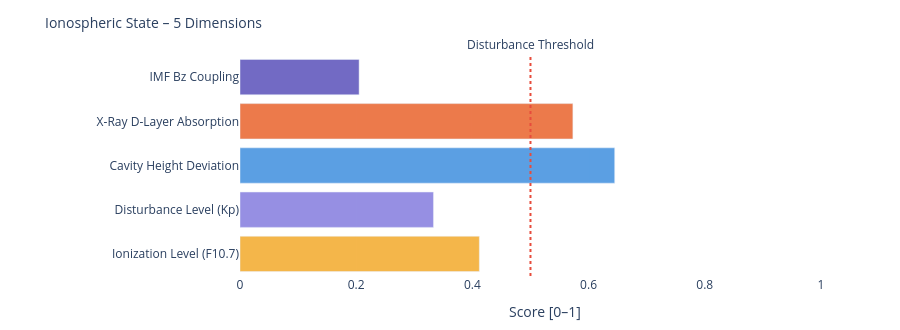

Notebook code for this chart:
### Markdown cell above
---
### 📐 Systemic Insight: Geometric Cavity vs. Real Schumann Resonance

**Relevant for:** Layer 6 = delta analysis &nbsp;|&nbsp; Layer 7 = feature vector / system interpretation

A cavity height change from 80 km to 70 km shifts the **idealized geometric frequencies** only minimally:

| Modus | Aktuell | Referenz | Δ |
|-------|---------|----------|---|
| SR-1 | 10.4762 Hz | 10.4599 Hz | +16 mHz |
| SR-2 | 18.1452 Hz | 18.1171 Hz | +28 mHz |
| SR-3 | 25.6612 Hz | 25.6215 Hz | +40 mHz |
| SR-4 | 33.1285 Hz | 33.0772 Hz | +51 mHz |

The geometric effect is limited because 10 km is very small compared to Earth's radius (~6371 km).

**Consequence:** Real Schumann deviations are likely driven more strongly by **conductivity, damping, day/night structure, lightning distribution and source geometry** than by pure cavity height.

---

**Layer 6 compares:**
```
geometric Δ from Layer 4  vs.  observed Δ from real Schumann measurement data
```

**Layer 7 Feature:**
```
If real Δ >> geometric Δ  →  non-geometric factors dominant
```

### Code cell
# ============================================================
# IONOSPHERIC STATE – Summary gauge
# Five dimensions: ionization, disturbance, cavity height, X-Ray, Bz coupling
# ============================================================

def norm(v, lo, hi):
    if v is None: return None
    return round(max(0.0, min(1.0, (v - lo) / (hi - lo))), 3)

# Ionization level (F10.7 → F2-Layer)
ioniz = norm(f107_val, 60, 250)

# Disturbance level (Kp → E/F-Layer irregularities)
disturb = norm(kp_val, 0, 9)

# Cavity height deviation from reference (80 km)
h_dev = norm(abs(h_eff - 80), 0, 20)

# X-Ray ionization (D-Layer absorption)
xray_ioniz = None
if xray_now is not None:
    xray_ioniz = norm(math.log10(max(xray_now, 1e-9)) + 9, 0, 5)

# Bz coupling (southward Bz → stronger magnetosphere-ionosphere coupling)
bz_coupling = norm(-(bz_now or 0), -5, 30) if bz_now is not None else None

dims = [
    ('Ionization Level (F10.7)',    ioniz,      '#F2A623'),
    ('Disturbance Level (Kp)',      disturb,    '#7F77DD'),
    ('Cavity Height Deviation',     h_dev,      '#378ADD'),
    ('X-Ray D-Layer Absorption',    xray_ioniz, '#E85D24'),
    ('IMF Bz Coupling',             bz_coupling,'#534AB7'),
]

fig = go.Figure()
for name, val, col in dims:
    if val is not None:
        h = int(val * 20)
        bar = '█' * h + '░' * (20 - h)
        label = f'{name}:  {bar}  {val:.3f}'
    else:
        label = f'{name}:  {"─" * 20}  n/a'
    fig.add_trace(go.Bar(
        x=[val if val is not None else 0],
        y=[name],
        orientation='h',
        marker_color=col, opacity=0.82,
        showlegend=False
    ))

fig.add_vline(x=0.5, line_dash='dot', line_color='#e74c3c',
              annotation_text='Disturbance Threshold', annotation_position='top')
fig.update_layout(
    title=dict(text='Ionospheric State – 5 Dimensions', font=dict(size=14)),
    xaxis=dict(title='Score [0–1]', range=[0, 1.05]),
    height=330, plot_bgcolor='rgba(0,0,0,0)', paper_bgcolor='rgba(0,0,0,0)',
    margin=dict(l=240, r=50, t=55, b=40)
)
fig.show()

print(f'\nIonospheric state:')
for name, val, _ in dims:
    print(f'  {name:<35} {val:.3f}' if val is not None else f'  {name:<35} n/a')

### Figure 1 — Plotly figure (JSON) as saved in the notebook; plotly's stock layout.template omitted (floating-point values rounded to 4 significant figures)
{"data": [{"marker": {"color": "#F2A623"}, "opacity": 0.82, "orientation": "h", "showlegend": false, "type": "bar", "x": [0.412], "y": ["Ionization Level (F10.7)"]}, {"marker": {"color": "#7F77DD"}, "opacity": 0.82, "orientation": "h", "showlegend": false, "type": "bar", "x": [0.333], "y": ["Disturbance Level (Kp)"]}, {"marker": {"color": "#378ADD"}, "opacity": 0.82, "orientation": "h", "showlegend": false, "type": "bar", "x": [0.645], "y": ["Cavity Height Deviation"]}, {"marker": {"color": "#E85D24"}, "opacity": 0.82, "orientation": "h", "showlegend": false, "type": "bar", "x": [0.573], "y": ["X-Ray D-Layer Absorption"]}, {"marker": {"color": "#534AB7"}, "opacity": 0.82, "orientation": "h", "showlegend": false, "type": "bar", "x": [0.205], "y": ["IMF Bz Coupling"]}], "layout": {"annotations": [{"showarrow": false, "text": "Disturbance Threshold", "x": 0.5, "xanchor": "center", "xref": "x", "y": 1, "yanchor": "bottom", "yref": "y domain"}], "height": 330, "margin": {"b": 40, "l": 240, "r": 50, "t": 55}, "paper_bgcolor": "rgba(0,0,0,0)", "plot_bgcolor": "rgba(0,0,0,0)", "shapes": [{"line": {"color": "#e74c3c", "dash": "dot"}, "type": "line", "x0": 0.5, "x1": 0.5, "xref": "x", "y0": 0, "y1": 1, "yref": "y domain"}], "title": {"font": {"size": 14}, "text": "Ionospheric State – 5 Dimensions"}, "xaxis": {"range": [0, 1.05], "title": {"text": "Score [0–1]"}}}}
